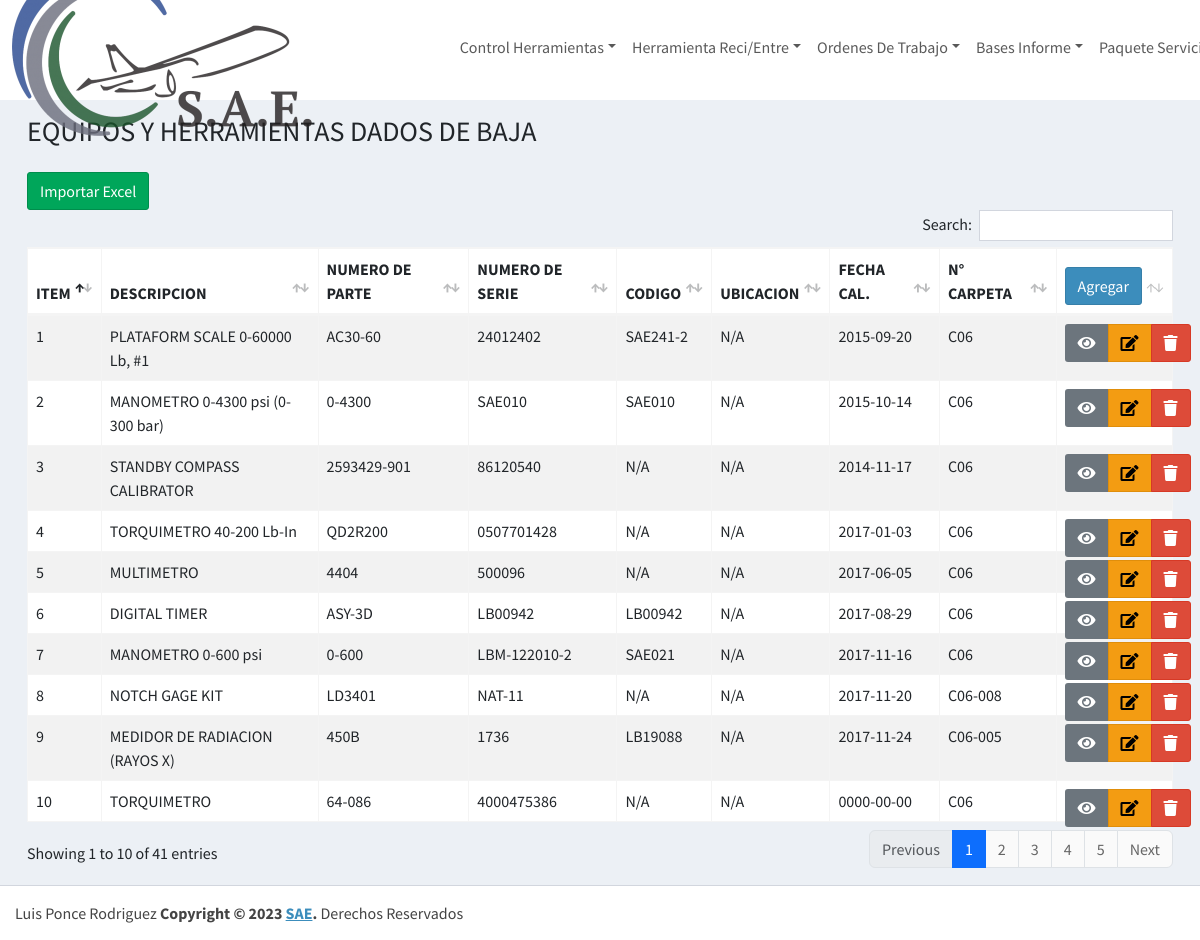
/VDBaja (signed in), run on the app's committed database.
### tables this page shows
CREATE TABLE `control_dbajas` (
  `id_dbajas` int(11) NOT NULL,
  `descripcion_dbajas` varchar(100) NOT NULL,
  `pn_dbajas` varchar(50) NOT NULL,
  `pnalt_dbajas` varchar(50) NOT NULL,
  `numserie_dbajas` varchar(50) DEFAULT NULL,
  `codigo_dbajas` varchar(50) DEFAULT NULL,
  `marcaofabri_dbajas` varchar(50) NOT NULL,
  `cantidad_dbajas` varchar(10) NOT NULL,
  `unidad_dbajas` varchar(50) NOT NULL,
  `observacion_dbajas` text NOT NULL,
  `ubicacion_dbajas` varchar(100) NOT NULL,
  `fechacali_dbajas` date NOT NULL,
  `periodocali_dbajas` varchar(11) NOT NULL,
  `fechavenci_dbajas` date NOT NULL,
  `estado_dbajas` varchar(50) NOT NULL,
  `diasalerta_dbajas` varchar(50) NOT NULL,
  `origencali_dbajas` varchar(50) NOT NULL,
  `propiedad_dbajas` varchar(50) NOT NULL,
  `numcarpeta_dbajas` varchar(50) NOT NULL,
  `numcertifi_dbajas` varchar(50) NOT NULL,
  `numregistro_dbajas` varchar(20) NOT NULL,
  `alcanceinstru_dbajas` varchar(50) NOT NULL,
  `resuinstru_dbajas` varchar(50) NOT NULL,
  `ubicacionautorizada_dbajas` varchar(100) NOT NULL,
  `docsalida_dbajas` varchar(100) NOT NULL
);

### controlador/plantillaControlador.php (called while the page is built)
<?php
class ControladorPlantilla{
    static public function ctrPlantilla(){
        include "vista/plantilla.php";
    }
}

### index.php (called while the page is built, shortened)
<?php
require_once "controlador/plantillaControlador.php";
require_once "controlador/dbajaControlador.php";
require_once "modelo/dbajaModelo.php";
$plantilla=new ControladorPlantilla();
$plantilla->ctrPlantilla();

### modelo/conexion.php (called while the page is built)
<?php
class Conexion{
    static public function conectar(){
        $host="localhost";
        $db="sistemassae";
        $userDB="root";
        $passDB="";
        $link=new PDO("mysql:host=".$host.";"."dbname=".$db,$userDB,$passDB);
        $link->exec("set names utf8");
        return $link;
    }
}

### modelo/dbajaModelo.php (called while the page is built, shortened)
<?php
require_once "conexion.php";
class ModeloDBajas
{
  static public function mdlInfoDBajas()
  {
    $stmt = Conexion::conectar()->prepare("SELECT * FROM  control_dbajas");
    $stmt->execute();
    return $stmt->fetchAll();
  }
}

### controlador/dbajaControlador.php (called while the page is built, shortened)
<?php
class ControladorDBajas {
  static public function ctrInfoDbajas() {
    $respuesta = ModeloDBajas::mdlInfoDBajas();
    return $respuesta;
  }
}

### vista/VDBaja.php (the view)
<div class="content-wrapper">
    <div class="content-header">
        <div class="container-fluid">
            <div class="row mb-2">
                <div class="col-sm-6">
                    <h3 class="m-0">EQUIPOS Y HERRAMIENTAS DADOS DE BAJA</h3>
                </div>
                <div class="col-sm-6">
                </div>
            </div>
        </div>
    </div>
    <div class="content">
        <div class="container-fluid">
            <table id="DataTableDBaja" class="table table-bordered table-striped">
                <thead>
                <button class="btn btn-success" onclick="MCargarRegistrosDBaja()">Importar Excel</button>
                    <tr>
                        <th>ITEM</th>
                        <th>DESCRIPCION</th>
                        <th>NUMERO DE PARTE</th>
                        <th>NUMERO DE SERIE</th>
                        <th>CODIGO</th>
                        <th>UBICACION</th>
                        <th>FECHA CAL.</th>
                        <th>N° CARPETA</th>
                        <td>
                            <button class="btn btn-primary" onclick="MNuevoDBaja()">Agregar</button>
                        </td>
                    </tr>
                </thead>
                <tbody>
                    <?php
                      $dbaja = ControladorDBajas::ctrInfoDbajas();
                      foreach ($dbaja as $value) {
                      ?>
                        <tr>
                            <td><?php echo $value["id_dbajas"]; ?></td>
                            <td><?php echo $value["descripcion_dbajas"]; ?></td>
                            <td><?php echo $value["pn_dbajas"]; ?></td>
                            <td><?php echo $value["numserie_dbajas"]; ?></td>
                            <td><?php echo $value["codigo_dbajas"]; ?></td>
                            <td><?php echo $value["ubicacion_dbajas"]; ?></td>
                            <td><?php echo $value["fechacali_dbajas"]; ?></td>
                            <td><?php echo $value["numcarpeta_dbajas"]; ?></td>
                            <td>
                                <div class="btn-group">
                                    <button class="btn btn-secondary" onclick="MVerDBajas(<?php echo $value["id_dbajas"]; ?>)">
                                        <i class="fas fa-eye"></i>
                                    </button>
                                    <button class="btn btn-warning" onclick="MEditarDBajas(<?php echo $value["id_dbajas"]; ?>)">
                                        <i class="fas fa-edit"></i>
                                    </button>
                                    <button class="btn btn-danger" onclick="MEliDBajas(<?php echo $value["id_dbajas"]; ?>)">
                                        <i class="fas fa-trash"></i>
                                    </button>
                                </div>
                            </td>
                        </tr>
                    <?php
                      }
                      ?>
                </tbody>
            </table>
        </div>
    </div>
</div>

### data on the page
control_dbajas: id_dbajas "1", descripcion_dbajas "PLATAFORM SCALE 0-60000 Lb, #1", pn_dbajas "AC30-60", numserie_dbajas "24012402", codigo_dbajas "SAE241-2", ubicacion_dbajas "N/A", fechacali_dbajas "2015-09-20", numcarpeta_dbajas "C06"
control_dbajas: id_dbajas "2", descripcion_dbajas "MANOMETRO 0-4300 psi (0-300 bar)", pn_dbajas "0-4300", numserie_dbajas "SAE010", codigo_dbajas "SAE010", ubicacion_dbajas "N/A", fechacali_dbajas "2015-10-14", numcarpeta_dbajas "C06"
control_dbajas: id_dbajas "3", descripcion_dbajas "STANDBY COMPASS CALIBRATOR", pn_dbajas "2593429-901", numserie_dbajas "86120540", codigo_dbajas "N/A", ubicacion_dbajas "N/A", fechacali_dbajas "2014-11-17", numcarpeta_dbajas "C06"
control_dbajas: id_dbajas "4", descripcion_dbajas "TORQUIMETRO 40-200 Lb-In", pn_dbajas "QD2R200", numserie_dbajas "0507701428", codigo_dbajas "N/A", ubicacion_dbajas "N/A", fechacali_dbajas "2017-01-03", numcarpeta_dbajas "C06"
control_dbajas: id_dbajas "5", descripcion_dbajas "MULTIMETRO", pn_dbajas "4404", numserie_dbajas "500096", codigo_dbajas "N/A", ubicacion_dbajas "N/A", fechacali_dbajas "2017-06-05", numcarpeta_dbajas "C06"
control_dbajas: id_dbajas "6", descripcion_dbajas "DIGITAL TIMER", pn_dbajas "ASY-3D", numserie_dbajas "LB00942", codigo_dbajas "LB00942", ubicacion_dbajas "N/A", fechacali_dbajas "2017-08-29", numcarpeta_dbajas "C06"
control_dbajas: id_dbajas "7", descripcion_dbajas "MANOMETRO 0-600 psi", pn_dbajas "0-600", numserie_dbajas "LBM-122010-2", codigo_dbajas "SAE021", ubicacion_dbajas "N/A", fechacali_dbajas "2017-11-16", numcarpeta_dbajas "C06"
control_dbajas: id_dbajas "8", descripcion_dbajas "NOTCH GAGE KIT", pn_dbajas "LD3401", numserie_dbajas "NAT-11", codigo_dbajas "N/A", ubicacion_dbajas "N/A", fechacali_dbajas "2017-11-20", numcarpeta_dbajas "C06-008"
control_dbajas: id_dbajas "9", descripcion_dbajas "MEDIDOR DE RADIACION (RAYOS X)", pn_dbajas "450B", numserie_dbajas "1736", codigo_dbajas "LB19088", ubicacion_dbajas "N/A", fechacali_dbajas "2017-11-24", numcarpeta_dbajas "C06-005"
control_dbajas: id_dbajas "10", descripcion_dbajas "TORQUIMETRO", pn_dbajas "64-086", numserie_dbajas "4000475386", codigo_dbajas "N/A", ubicacion_dbajas "N/A", fechacali_dbajas "0000-00-00", numcarpeta_dbajas "C06"
